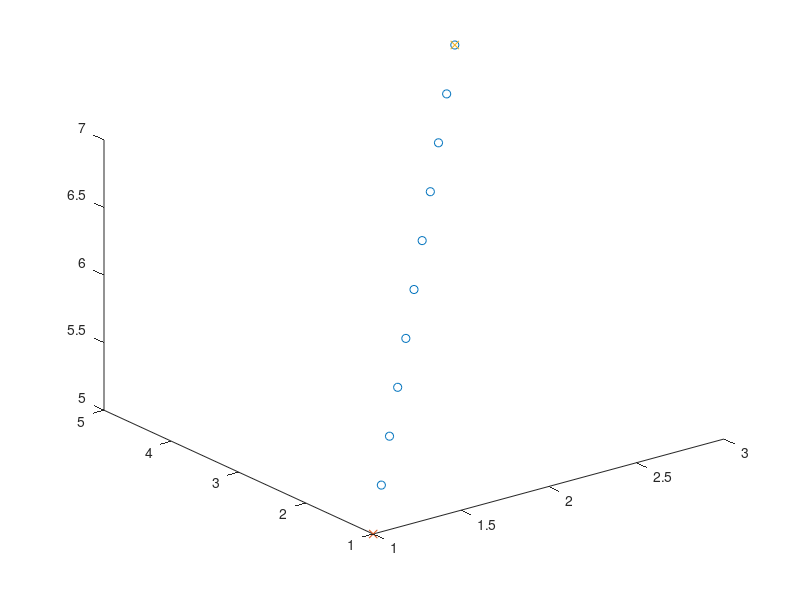

MATLAB code to generate this figure: (Note: this script raises an error after producing the figure.)
x1 = 1.0;y1 = 1.0;z1 = 5.0;
x2 = 3.0;y2 = 5.0;z2 = 7.0;
close all;
n=10;
x = zeros(n,1);
y = zeros(n,1);
z = zeros(n,1);
for i=1:n
    x(i) = x1 + i/n * (x2-x1);
    y(i) = y1 + i/n * (y2-y1);
    z(i) = z1 + i/n * (z2-z1);
end
figure,
plot3(x,y,z,'o');hold on
plot3(x1,y1,z1,'x')
plot3(x2,y2,z2,'x')

%%

indexx = 3;

for i=0:0.1:10
    for j=0:0.1:10
        for k=0:0.1:10
            if checkOccupancy(map3D,[x(i) y(j) z(k)]) == 1
                x_new(indexx) = x(i); 
                y_new(indexx) = y(j);
                z_new(indexx) = z(k);
            end
        end
    end
end
